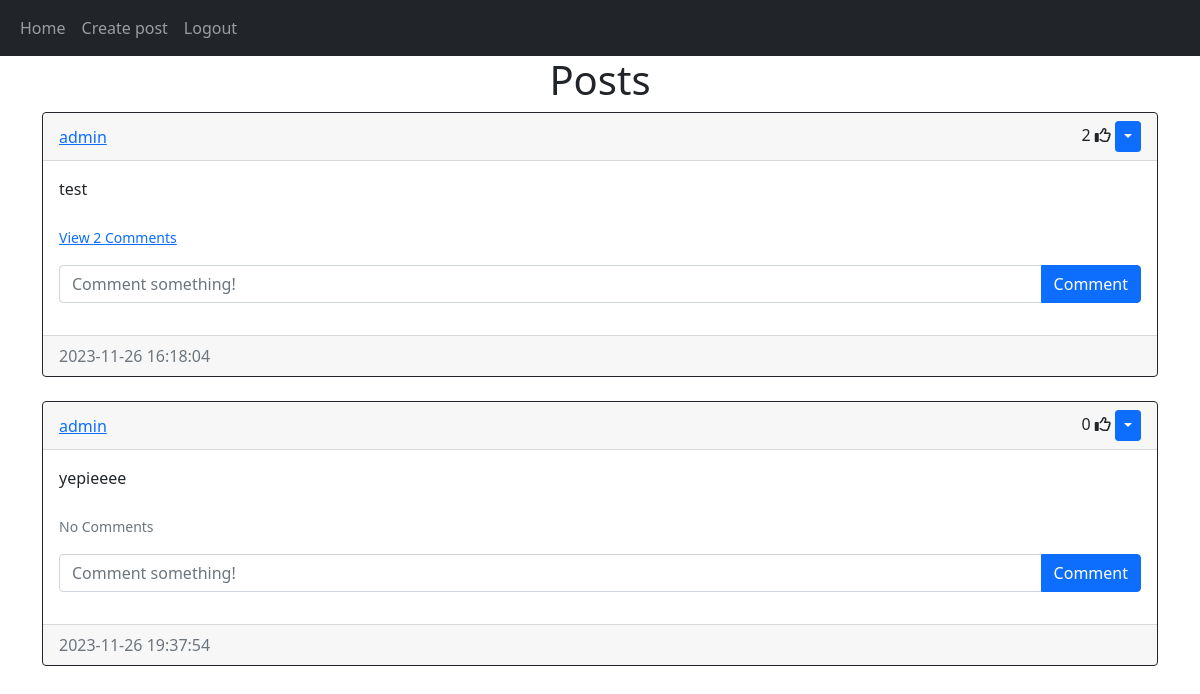
Screenshot of /home (signed in) with the database file from the repository.
### website/models.py (models this page shows)
class Post(db.Model):
    id = db.Column(db.Integer, primary_key=True)
    text = db.Column(db.Text, nullable=False)
    date_created = db.Column(db.DateTime(timezone=True), default=func.now())
    author = db.Column(db.Integer, db.ForeignKey(
        'user.id', ondelete="CASCADE"), nullable=False)
    comments = db.relationship('Comment', backref='post', passive_deletes=True)
    likes = db.relationship('Like', backref='post', passive_deletes=True)

class User(db.Model, UserMixin):
    id = db.Column(db.Integer, primary_key=True)
    email = db.Column(db.String(150), unique=True)
    username = db.Column(db.String(150), unique=True)
    password = db.Column(db.String(150))
    date_created = db.Column(db.DateTime(timezone=True), default=func.now())
    posts = db.relationship('Post', backref='user', passive_deletes=True)
    comments = db.relationship('Comment', backref='user', passive_deletes=True)
    likes = db.relationship('Like', backref='user', passive_deletes=True)

### website/views.py (the view)
@views.route("/")
@views.route("/home")
@login_required
def home():
    posts = Post.query.all()
    return render_template("home.html", user=current_user, posts=posts)

### website/__init__.py (called while the page is built)
def create_app():
    app = Flask(__name__)
    app.config['SECRET_KEY'] = "helloworld"
    app.config['SQLALCHEMY_DATABASE_URI'] = f'sqlite:///{DB_NAME}'
    db.init_app(app)
    from .views import views
    from .auth import auth
    app.register_blueprint(views, url_prefix="/")
    app.register_blueprint(auth, url_prefix="/")
    from .models import User, Post, Comment, Like
    create_database(app)
    login_manager = LoginManager()
    login_manager.login_view = "auth.login"
    login_manager.init_app(app)
    @login_manager.user_loader
    def load_user(id):
        return User.query.get(int(id))
    return app

### website/templates/home.html
{% extends "posts_div.html" %} {% block title %}Home{% endblock %}

### website/templates/posts_div.html (shortened to what this page needs)
{% extends "base.html" %}
{% block content %}
<h1 align="center">{% block header %}Posts{% endblock %}</h1>
<div id="posts">
  {% for post in posts %}
  <div class="card border-dark">
    <div class="card-header d-flex justify-content-between align-items-center">
      <a href="/posts/{{post.user.username}}">{{post.user.username}}</a>
      <div>
        <span id="likes-count-{{post.id}}">
          {{ post.likes|length }}</span>
        {% if user.id in post.likes|map(attribute="author")|list %}
        <i class="fas fa-thumbs-up" id="like-button-{{post.id}}" onclick="like({{post.id}})"></i>
        {% else %}
        <i class="far fa-thumbs-up" id="like-button-{{post.id}}" onclick="like({{post.id}})"></i>
        {% endif %} {% if user.id == post.author %}
        <div class="btn-group">
          <button type="button" class="btn btn-sm btn-primary dropdown-toggle" data-bs-toggle="dropdown"></button>
        </div>
        {% endif %}
      </div>
    </div>
    <div class="card-body">
      <div class="card-text">{{post.text}}</div>
      <br />
      <p class="card-text">
        {% if post.comments|length > 0 %}
        <a data-bs-toggle="collapse" href="#comments-{{post.id}}" role="button">
          <small>View {{post.comments|length}} Comments</small>
        </a>
        {% else %}
        <small class="text-muted">No Comments</small>
        {% endif %}
      </p>
      <form class="input-group mb-3" method="POST" action="/create-comment/{{post.id}}">
        <input type="text" id="text" name="text" class="form-control" placeholder="Comment something!" />
        <button type="submit" class="btn btn-primary">Comment</button>
      </form>
    </div>
    <div class="card-footer text-muted">{{post.date_created}}</div>
  </div>
  <br /> {% endfor %}
</div>
 {% endblock %}

### rows the page displays
Post: user.username "admin", likes|length "2", text "test", comments|length "2", date_created "2023-11-26 16:18:04"
Post: user.username "admin", likes|length "0", text "yepieeee", shows "No Comments", date_created "2023-11-26 19:37:54"
